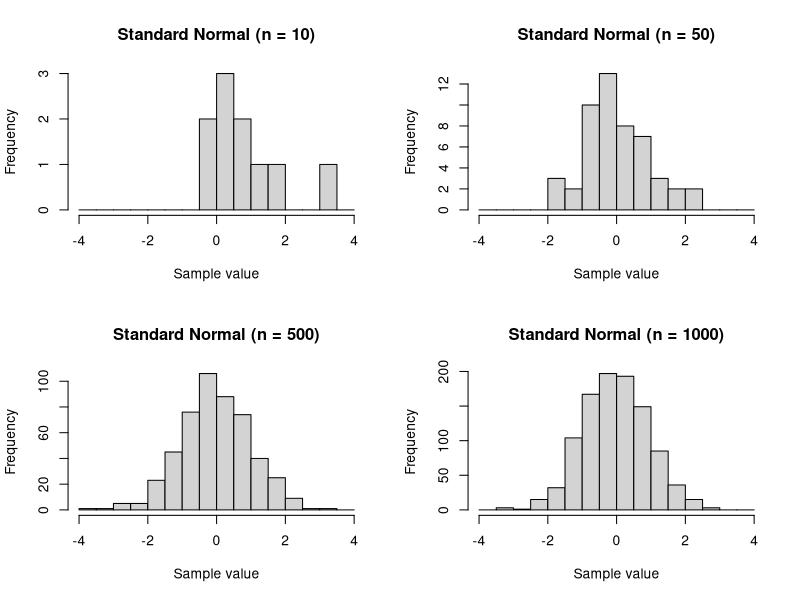
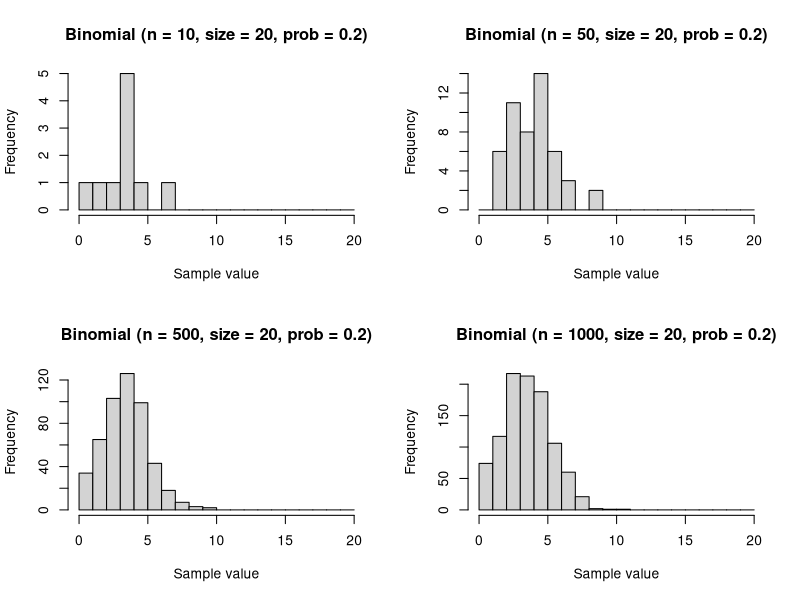
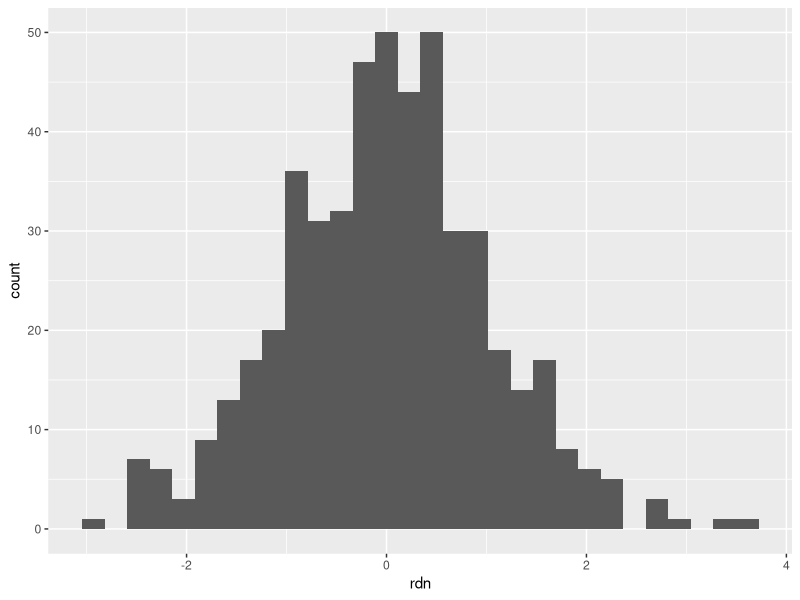

Write R code to recreate these figures, in order.

# clear the memory and load necessary packages

  rm(list = ls())
  set.seed(20250930)
  
  library(tidyverse)

  
# 1. random number draw from normal distribution: "rnorm()"
  
  ## draw 20 samples from uniform distribution (mean = 0, sd = 1) (default)
  rdnum <- rnorm(10)
  print(rdnum)
  class(rdnum)
  
  ## draw 30 samples from uniform distribution (mean = 60, sd = 15)
  rdnum_test <- rnorm(n = 10, mean = 60, sd = 15)
  print(rdnum_test)
  class(rdnum_test)
  
  ## OPTIONAL TO READ: generate uniform random sample in different sizes (10, 50, 500, 1000) 
  par(mfrow = c(2, 2))
  for (n in c(10, 50, 500, 1000)){
    rdnum_diffsize <- rnorm(n)    
    hist(rdnum_diffsize,
         main = paste0("Standard Normal (n = ", n, ")"),
         xlab = "Sample value",
         breaks = seq(-4, 4, by = 0.5)
    )
  }


# 2. random number draw from binomial distribution: "rbinom()"
  
  ## draw 20 samples from binomial distribution, each sample expreienced 5 times bernoulli with probability = .5
  rdnum <- rbinom(n = 30, size = 20, prob = .5)
  print(rdnum)
  class(rdnum)
  print(mean(rdnum))
  
  ## OPTIONAL TO READ: generate uniform random sample in different sizes (10, 50, 500, 1000) 
  par(mfrow = c(2, 2))
  for (n in c(10, 50, 500, 1000)){
    rdnum_diffsize <- rbinom(n, size = 20, prob = .2)    
    hist(rdnum_diffsize,
         main = paste0("Binomial (n = ", n, ", size = 20, prob = 0.2)"),
         xlab = "Sample value",
         breaks = seq(0, 20, by = 1)
    )
  }

# 3. for loop
  
  ## example 1
  for (i in 1:5){
    print(i)
  }
  
  ## example 2
  for (j in c(1, -1, 1, 3, 0, -1)){
    print(j+1)
  }
  
  ## example 3
  for (k in seq(0, 10, by = 2)){
    print(k)
  }

  
# 4. if-else
  
  ## example 1
  score <- 95
  if(score > 60){
    print("Pass the course!")
  }else{
    print("Fail.")
  }
  
  ## example 2
  for (i in 55:65){
    if(i < 60){
      print("Fail.")
      }else if(i == 60){
        print("On the threshold.")
        }else{
          print("Pass the course!")
        }
    }
  
  
# 5. replicate()

  ## example 1: repeat value
  rep_value <- replicate(n = 10, "Hello!")
  print(rep_value)
  class(rep_value)
  
  ## example 2: repeat function (for instance, random sampling)
  rep_sample <- replicate(n = 4, 
                          rnorm(2, mean = 0, sd = 1)
                          )
  print(rep_sample)
  class(rep_sample)

  
# 6. self-defined function: function()
  
  ## example 1: define addition
  add <- function(a, b){
    return(a+b)
  }
  add(50, 100)  
  
  ## example 2: draw standard normal random sample and make histogram
  sample_hist <- function(sample_size){
    rdn <- rnorm(sample_size)
    ggplot() +
      geom_histogram(mapping = aes(x = rdn))
  }
  sample_hist(500)
  
# 7. colnames()
  
  # example 1: rename a dataframe's column names
  df <- data.frame(a = 1:3, b = 4:6)
  colnames(df) <- c("height", "weight")
  
  # example 2: rename a matrix's column names
  m <- matrix(1:6, nrow = 3)
  colnames(m) <- c("col1", "col2")
  
